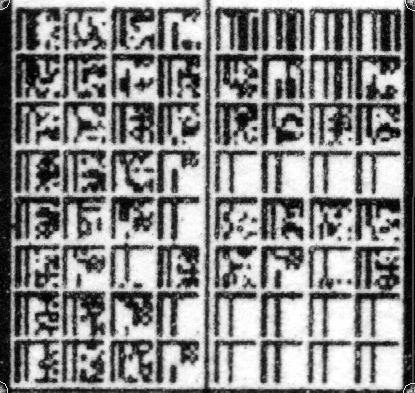
#> input picture src/tools/Archivage_Decode/macro-bloc-1.png, 415 x 393 px
$ python macro_bloc_decode.py macro-bloc-1.png macro-bloc-1.png
#> lines starting #> are read from the running program, lines starting #| are printed output that depends on the picture
#> in main, img is the input picture: PIL image 415x393 L; min 0, max 255, mean 137.3
#| Image : 415 x 393 px
"""
macro_bloc_decode.py

Decodage d'un seul macro-bloc (8 x 8 micro-blocs = 64 micro-blocs = 512 octets)
a partir d'une image en niveaux de gris ou le macro-bloc est entoure de ses
4 croix de centrage aux coins.

Structure du macro-bloc en coordonnees grille :
  Largeur 88 points (entre les deux V2 consecutives qui bordent le macro-bloc):
    - V2 gauche : centre a gx=2 (mur noir de 5 pts, colonnes 0..4)
    - Blanc a la colonne 5
    - Micros horizontaux 1-4 : mx = 6, 16, 26, 36 (chacun 10 pts de large)
    - V1 : colonne 46 (noire) + colonne 47 (blanche) = 2 pts
    - Micros horizontaux 5-8 : mx = 48, 58, 68, 78
    - Blanc a la colonne 88
    - V2 droite : centre a gx=90

  Hauteur 82 points (entre croix extra haute gy=-2 et H2 interne gy=80):
    - H2 extra haute : gy=-2 (dans le prolongement V2)
    - Plafond du 1er micro-bloc : gy=0
    - Lignes de donnees 1-8 : gy=1..8
    - Plancher du 1er micro-bloc / plafond du 2e : gy=9/gy=10 ? Non:
      chaque micro-bloc a 10 pts de haut (gy mod 10 = 0 => plafond noir
      complet, gy mod 10 = 9 => ligne blanche suivante).
    - H2 interne : gy=80 (ligne noire complete entre sections)

  Dans chaque micro-bloc (10x10 pts) :
    - Plafond : gy=0 (relatif au micro), 9 points noirs aux colonnes 0..8
    - Colonne N (mur gauche) : gx=0, 8 points noirs aux lignes 1..8
    - Bits de donnees : gx=1..8, gy=1..8 (64 bits = 8 octets)
    - Ligne 9 (gy=9) : blanche (separateur vers le micro suivant)
    - Colonne 9 (gx=9) : blanche aussi
"""

import numpy as np


# ============================================================================
# Constantes de la structure (en points de grille, 1 pt = 0.1 mm)
# ============================================================================

# Positions en X (dans le macro-bloc, gx relatif entre V2 gauche et V2 droite)
V2_GAUCHE_X = 2    # centre V2 gauche
V2_DROITE_X = 90   # centre V2 droite
V1_NOIR_X = 46     # colonne noire de V1
V1_BLANC_X = 47    # colonne blanche de V1 (apres le noir)

# Positions en Y dans le macro-bloc (gy relatif)
CROIX_HAUTE_Y = -2     # croix extra haute
CROIX_BASSE_Y = 80     # 1re H2 interne

# Nombre de micro-blocs
MICROS_H = 8   # 4 + 4 (de part et d'autre de V1)
MICROS_V = 8   # 8 lignes

# Positions mx (colonne de depart) des 8 micros horizontaux
MICROS_MX = [6, 16, 26, 36, 48, 58, 68, 78]
# Positions my (ligne de depart) des 8 micros verticaux
MICROS_MY = [0, 10, 20, 30, 40, 50, 60, 70]

# Taille d'un micro-bloc
MICRO_W = 10   # largeur en points
MICRO_H = 10   # hauteur en points
DATA_BITS = 8  # bits de donnee par ligne
DATA_ROWS = 8  # lignes de donnees par micro-bloc


# ============================================================================
# Detection des 4 croix de centrage
# ============================================================================

# [93 lines left out: functions find_cross_in_region, find_four_crosses, not called in this run]


# ============================================================================
# Transformation bilineaire coord grille -> coord image
# ============================================================================

# Offsets empiriques a appliquer sur les coordonnees grille avant conversion.
#
# Ces valeurs ont ete determinees experimentalement sur macro-bloc-1.png :
#   - Le decalage optimal VARIE selon la position horizontale du micro-bloc
#   - Il y a une discontinuite au niveau de la V1 (separateur vertical au
#     milieu du macro-bloc)
#   - L'offset est approximativement lineaire entre mi=0 et mi=3 (demi gauche),
#     puis entre mi=4 et mi=7 (demi droite).
#
# Offsets retenus (optimises pour macro-bloc-1.png):
#   Demi gauche (mi=0..3) : offset varie lineairement de -0.10 a +0.05 (en gx)
#   Demi droite (mi=4..7) : offset varie lineairement de  0.00 a +0.35 (en gx)
#
# Offset vertical : +0.10 (constant)
#
# Ces valeurs devraient probablement etre adaptees dynamiquement par
# detection dans chaque macro-bloc. Pour l'instant on utilise les valeurs
# empiriques.
OFFSETS_GX_LEFT_HALF  = (-0.10, 0.05)   # (mi=0, mi=3)
OFFSETS_GX_RIGHT_HALF = ( 0.00, 0.35)   # (mi=4, mi=7)
DEFAULT_OFFSET_GY = 0.10


def compute_gx_offset(gx):
    """Calcule l'offset en gx a appliquer pour une coordonnee gx donnee.

    Interpolation lineaire par demi-macro-bloc :
      - Demi gauche (gx=6..45)  : lineaire entre OFFSETS_GX_LEFT_HALF
      - Demi droite (gx=48..87) : lineaire entre OFFSETS_GX_RIGHT_HALF
      - Entre les deux (V1)     : valeur a la frontiere
    """
    # Dans le macro-bloc, les micros sont a mx = 6, 16, 26, 36 (gauche),
    # puis V1 a gx=46..47, puis 48, 58, 68, 78 (droite).
    # Les bits sont a mx+1..mx+8 donc gx va de 7 a 45 (gauche) et 49 a 86 (droite).
    # Le plafond est a gx=mx..mx+8.

    # gx moyen de la demi gauche : 6..45, centre ~ 25.5, mx=6 -> gx 6, mx=36 -> gx 44
    # gx moyen de la demi droite : 48..87, centre ~ 67.5

    if gx < 46:
        # Demi gauche : interpolation entre (mx=6, offset=LEFT[0]) et (mx=36, offset=LEFT[1])
        t = (gx - 6) / (36 - 6)
        t = max(0, min(1, t))
        return OFFSETS_GX_LEFT_HALF[0] + t * (OFFSETS_GX_LEFT_HALF[1] - OFFSETS_GX_LEFT_HALF[0])
    else:
        # Demi droite : interpolation entre (mx=48, offset=RIGHT[0]) et (mx=78, offset=RIGHT[1])
        t = (gx - 48) / (78 - 48)
        t = max(0, min(1, t))
        return OFFSETS_GX_RIGHT_HALF[0] + t * (OFFSETS_GX_RIGHT_HALF[1] - OFFSETS_GX_RIGHT_HALF[0])


def grid_to_image(gx, gy, HG, HD, BG, BD,
                   offset_gx=None, offset_gy=DEFAULT_OFFSET_GY):
    """Convertit une coordonnee grille (gx, gy) en coordonnee image (px, py).

    Les 4 croix HG, HD, BG, BD sont supposees etre aux positions grille :
      HG = (gx=V2_GAUCHE_X, gy=CROIX_HAUTE_Y) = (2, -2)
      HD = (gx=V2_DROITE_X, gy=CROIX_HAUTE_Y) = (90, -2)
      BG = (gx=V2_GAUCHE_X, gy=CROIX_BASSE_Y) = (2, 80)
      BD = (gx=V2_DROITE_X, gy=CROIX_BASSE_Y) = (90, 80)

    offset_gx : si None, utilise compute_gx_offset(gx) qui donne un offset
                variable selon la position (plus precis). Sinon applique
                l'offset fourni.
    offset_gy : offset constant en gy (defaut DEFAULT_OFFSET_GY).

    Retourne (px, py). Fonctionne aussi avec des tableaux numpy.
    """
    gx_arr = np.asarray(gx, dtype=np.float64)
    gy_arr = np.asarray(gy, dtype=np.float64)

    # Appliquer l'offset gx : soit celui fourni, soit calcule par element
    if offset_gx is None:
        # Vectoriser compute_gx_offset
        if gx_arr.ndim == 0:
            gx_adjusted = gx_arr + compute_gx_offset(float(gx_arr))
        else:
            gx_flat = gx_arr.ravel()
            offsets = np.array([compute_gx_offset(g) for g in gx_flat])
            gx_adjusted = (gx_flat + offsets).reshape(gx_arr.shape)
    else:
        gx_adjusted = gx_arr + offset_gx

    u = (gx_adjusted - V2_GAUCHE_X) / (V2_DROITE_X - V2_GAUCHE_X)
    v = (gy_arr + offset_gy - CROIX_HAUTE_Y) / (CROIX_BASSE_Y - CROIX_HAUTE_Y)

    # Interpolation bilineaire
    w_HG = (1 - u) * (1 - v)
    w_HD = u * (1 - v)
    w_BG = (1 - u) * v
    w_BD = u * v

    py = w_HG * HG[0] + w_HD * HD[0] + w_BG * BG[0] + w_BD * BD[0]
    px = w_HG * HG[1] + w_HD * HD[1] + w_BG * BG[1] + w_BD * BD[1]

    return px, py


# ============================================================================
# Echantillonnage d'un pixel de grille par fenetre gaussienne
# ============================================================================

def sample_grid_points_gaussian(gray, gx_arr, gy_arr, HG, HD, BG, BD,
                                  sigma=None, scale=None):
    """Echantillonne les niveaux de gris aux positions grille (gx, gy)
    fournies par INTERPOLATION BILINEAIRE sur 4 pixels (plus precis qu'une
    gaussienne pour les bits bien alignes).

    Le nom garde 'gaussian' pour compatibilite, mais l'implementation
    utilise maintenant l'interpolation bilineaire classique, qui evite
    le biais d'integration par les pixels des bits voisins.

    gx_arr, gy_arr : tableaux numpy (meme shape) de coord grille
    HG..BD         : 4 coins du macro-bloc
    scale          : echelle px/pt (optionnel, pour compatibilite)
    sigma          : ignore (pour compatibilite)

    Retourne un tableau 'darkness' dans [0, 1] (meme shape que gx_arr).
    """
    h, w = gray.shape

    # Convertir toutes les positions grille en positions image
    px_arr, py_arr = grid_to_image(gx_arr, gy_arr, HG, HD, BG, BD)

    # Interpolation bilineaire
    px_flat = px_arr.ravel()
    py_flat = py_arr.ravel()

    # Cliper aux bornes de l'image
    px_clipped = np.clip(px_flat, 0, w - 1.0001)
    py_clipped = np.clip(py_flat, 0, h - 1.0001)

    ix = np.floor(px_clipped).astype(np.int32)
    iy = np.floor(py_clipped).astype(np.int32)
    fx = px_clipped - ix
    fy = py_clipped - iy

    # Interpolation bilineaire : 4 pixels voisins ponderes
    v00 = gray[iy, ix].astype(np.float64)
    v01 = gray[iy, ix + 1].astype(np.float64)
    v10 = gray[iy + 1, ix].astype(np.float64)
    v11 = gray[iy + 1, ix + 1].astype(np.float64)

    values = (v00 * (1 - fx) * (1 - fy) +
              v01 * fx * (1 - fy) +
              v10 * (1 - fx) * fy +
              v11 * fx * fy)

    # Darkness = 1 - valeur/255
    darkness = 1.0 - values / 255.0
    return darkness.reshape(gx_arr.shape)


# ============================================================================
# Decision noir/blanc par micro-bloc (avec seuil local adaptatif)
# ============================================================================

def decide_bits_microblock(darkness_bits, darkness_plafond, darkness_colN):
    """Decide noir (1) / blanc (0) pour 64 bits d'un micro-bloc en utilisant
    les reperes locaux (plafond + colonne N) comme calibration.

    darkness_bits   : array (DATA_ROWS, DATA_BITS) = (8, 8) des darkness des bits
    darkness_plafond: array (9,) des darkness des 9 points du plafond
                      (gx=0..8, gy=0)  -- tous noirs theoriquement
    darkness_colN   : array (8,) des darkness des 8 points de la colonne N
                      (gx=0, gy=1..8)  -- tous noirs theoriquement

    Strategie :
    1. Estimer le noir local (noir_ref) par la mediane des pixels plafond+N,
       qui sont THEORIQUEMENT tous noirs. On utilise la mediane pour etre
       robuste aux pixels mal echantillonnes.
    2. Pour le blanc, on ne peut pas utiliser un repere "theoriquement blanc"
       (le plafond n'a pas de pixel blanc garanti). Donc on utilise les bits
       eux-memes : ceux dont darkness < 0.4*noir_ref sont clairement blancs,
       leur mediane nous donne blanc_ref_local.
    3. Le seuil est a 50% entre blanc_ref et noir_ref, mais avec un plancher :
       si blanc_ref est tres faible (bits quasi-blancs), on privilegie quand
       meme un seuil proche de noir_ref * 0.6, pour ne pas classer des pixels
       gris moyens (darkness ~ 0.5) comme noirs a tort.

    Retourne (bits, seuil, noir_ref, blanc_ref).
    """
    # 1. noir_ref = mediane des darkness des reperes noirs
    all_black_refs = np.concatenate([darkness_plafond, darkness_colN])
    noir_ref = float(np.median(all_black_refs))

    # 2. blanc_ref : mediane des bits clairement blancs (darkness < noir_ref/2)
    bits_flat = darkness_bits.ravel()
    candidate_whites = bits_flat[bits_flat < noir_ref * 0.5]
    if len(candidate_whites) >= 4:
        blanc_ref = float(np.median(candidate_whites))
    else:
        # Micro-bloc presque tout noir : fallback
        blanc_ref = float(np.min(bits_flat))

    # 3. Seuil : combinaison du milieu (blanc, noir) et d'une fraction de noir
    # Le milieu classique
    seuil_milieu = (blanc_ref + noir_ref) / 2.0
    # Fraction basse du noir (pour forcer une decision stricte : un pixel a
    # 60% de la darkness du noir de reference est deja "plutot noir")
    seuil_fraction = noir_ref * 0.6
    # On prend le MAX des deux pour etre conservateur sur les faux noirs
    seuil = max(seuil_milieu, seuil_fraction)

    # Garde-fou : si le contraste est faible, seuil au milieu
    if noir_ref - blanc_ref < 0.2:
        seuil = 0.5

    bits = (darkness_bits > seuil).astype(np.uint8)
    return bits, seuil, noir_ref, blanc_ref


# ============================================================================
# Fonction principale : decode un macro-bloc complet
# ============================================================================

def decode_macro_block(gray, four_crosses=None, debug_dir=None, verbose=False):
    """Decode un macro-bloc (8x8 micro-blocs = 512 octets).

    gray         : image en niveaux de gris (array 2D uint8), contenant le
                   macro-bloc. L'image a ete croppee autour des 4 croix de
                   centrage, qui se trouvent donc AUX 4 COINS de l'image.
    four_crosses : (HG, HD, BG, BD) optionnel. Si None, utilise les 4 coins
                   de l'image comme les 4 centres de croix (convention par
                   defaut, correspondant a une crop exacte autour des croix).
                   Sinon, les coordonnees sub-pixel fournies sont utilisees.
    debug_dir    : dossier pour sauvegarder les images de debug
    verbose      : afficher des informations de progression

    Retourne : bytes de longueur 512 (= 8 micros x 8 lignes x 8 octets)
    """
#> called with debug_dir = '/tmp/macro_bloc_dbg', verbose = True
    h, w = gray.shape

    if four_crosses is None:
        # Les 4 coins de l'image = les 4 centres de croix (convention par
        # defaut apres crop autour des croix)
        HG = (0.0, 0.0)
        HD = (0.0, float(w - 1))
        BG = (float(h - 1), 0.0)
        BD = (float(h - 1), float(w - 1))
    else:
        HG, HD, BG, BD = four_crosses
        for name, c in zip(['HG', 'HD', 'BG', 'BD'], [HG, HD, BG, BD]):
            if c is None:
                raise ValueError(f"Croix {name} non detectee")

    # Calculer l'echelle
    d_h = ((HD[1] - HG[1]) + (BD[1] - BG[1])) / 2
    d_v = ((BG[0] - HG[0]) + (BD[0] - HD[0])) / 2
    scale_h = d_h / 88
    scale_v = d_v / 82
    scale = (scale_h + scale_v) / 2

    if verbose:
        print(f"Croix HG : ({HG[0]:.2f}, {HG[1]:.2f})")
        print(f"Croix HD : ({HD[0]:.2f}, {HD[1]:.2f})")
#| Croix HD : (0.00, 414.00)
        print(f"Croix BG : ({BG[0]:.2f}, {BG[1]:.2f})")
#| Croix BG : (392.00, 0.00)
        print(f"Croix BD : ({BD[0]:.2f}, {BD[1]:.2f})")
#| Croix BD : (392.00, 414.00)
        print(f"Echelle  : {scale_h:.3f} (horiz) / {scale_v:.3f} (vert) = {scale:.3f} px/pt")
#| Echelle  : 4.705 (horiz) / 4.780 (vert) = 4.743 px/pt

    # --- Preparer toutes les positions grille a echantillonner ---
    # Pour les 64 micro-blocs, on a besoin de :
    #   - 9 points de plafond (gx = mx..mx+8, gy = my)
    #   - 8 points de colonne N (gx = mx, gy = my+1..my+8)
    #   - 64 points de bits (gx = mx+1..mx+8, gy = my+1..my+8)

    # On prepare tout dans un seul grand tableau pour une seule passe
    # d'echantillonnage vectorisee.

    all_bytes = bytearray(512)  # 64 micros x 8 octets

    debug_info = []

    for mj in range(MICROS_V):      # ligne de micros (my)
        my = MICROS_MY[mj]
        for mi in range(MICROS_H):  # colonne de micros (mx)
            mx = MICROS_MX[mi]

            # Indices des points de grille a echantillonner pour ce micro-bloc
            # Plafond : 9 pts (gx = mx..mx+8, gy = my)
            gx_plafond = np.arange(9) + mx
            gy_plafond = np.full(9, my)

            # Colonne N : 8 pts (gx = mx, gy = my+1..my+8)
            gx_colN = np.full(8, mx)
            gy_colN = np.arange(1, 9) + my

            # Bits : 64 pts (gx = mx+1..mx+8, gy = my+1..my+8)
            bit_cols = np.arange(1, 9)
            bit_rows = np.arange(1, 9)
            gx_bits = (mx + bit_cols)[None, :].repeat(8, axis=0)  # (8, 8)
            gy_bits = (my + bit_rows)[:, None].repeat(8, axis=1)  # (8, 8)

            # Echantillonner
            d_plafond = sample_grid_points_gaussian(
                gray, gx_plafond, gy_plafond, HG, HD, BG, BD, scale=scale)
            d_colN = sample_grid_points_gaussian(
                gray, gx_colN, gy_colN, HG, HD, BG, BD, scale=scale)
            d_bits = sample_grid_points_gaussian(
                gray, gx_bits, gy_bits, HG, HD, BG, BD, scale=scale)

            # Decider les bits
            bits, seuil, noir_ref, blanc_ref = decide_bits_microblock(
                d_bits, d_plafond, d_colN)

            # Composer les 8 octets (1 par ligne, MSB first)
            micro_idx = mj * MICROS_H + mi
            for row in range(DATA_ROWS):
                byte_val = 0
                for col in range(DATA_BITS):
                    byte_val = (byte_val << 1) | int(bits[row, col])
                all_bytes[micro_idx * 8 + row] = byte_val

            if debug_dir or verbose:
                debug_info.append({
                    'mi': mi, 'mj': mj, 'mx': mx, 'my': my,
                    'd_plafond': d_plafond, 'd_colN': d_colN,
                    'd_bits': d_bits, 'bits': bits,
                    'seuil': seuil, 'noir_ref': noir_ref, 'blanc_ref': blanc_ref,
                })
#> this loop made 8 passes

    if verbose:
        # Afficher un resume des seuils par micro-bloc
        print()
        print("Seuils par micro-bloc (noir_ref / blanc_ref / seuil):")
        for info in debug_info[:8]:  # juste la 1re ligne
            print(f"  micro ({info['mi']},{info['mj']}) mx={info['mx']} my={info['my']}: "
                  f"noir={info['noir_ref']:.3f}, blanc={info['blanc_ref']:.3f}, "
                  f"seuil={info['seuil']:.3f}")
#> this loop made 8 passes
#|   micro (0,0) mx=6 my=0: noir=0.898, blanc=0.217, seuil=0.558
#|   micro (1,0) mx=16 my=0: noir=0.781, blanc=0.164, seuil=0.472
#|   micro (2,0) mx=26 my=0: noir=0.826, blanc=0.216, seuil=0.521
#|   micro (3,0) mx=36 my=0: noir=0.859, blanc=0.142, seuil=0.515
#|   micro (4,0) mx=48 my=0: noir=0.775, blanc=0.223, seuil=0.499
#> (further printed lines are left out)

    if debug_dir:
        _save_macro_debug(gray, bytes(all_bytes), HG, HD, BG, BD, debug_info, debug_dir)

    return bytes(all_bytes)


def _save_macro_debug(gray, decoded_bytes, HG, HD, BG, BD, debug_info, debug_dir):
    """Sauvegarde d'images de debug pour diagnostiquer le decodage."""
#> called with HG = (0, 0), HD = (0, 414), BG = (392, 0), BD = (392, 414), debug_dir = '/tmp/macro_bloc_dbg'
    from PIL import Image, ImageDraw
    import os

    os.makedirs(debug_dir, exist_ok=True)

    # 1) Image entiere du macro-bloc avec tous les points d'echantillonnage
    img = Image.fromarray(gray).convert('RGB')
#> img: PIL image 415x393 RGB
    draw = ImageDraw.Draw(img)

    # Marquer les 4 croix
    for name, c, color in [('HG', HG, 'red'), ('HD', HD, 'red'),
                             ('BG', BG, 'red'), ('BD', BD, 'red')]:
        cy, cx = c
        cy_i, cx_i = int(round(cy)), int(round(cx))
        draw.ellipse([cx_i-5, cy_i-5, cx_i+5, cy_i+5], outline=color, width=2)

    # Marquer les points d'echantillonnage : plafond=bleu, N=vert, bits=selon valeur
    for info in debug_info:
        mx, my = info['mx'], info['my']
        # Plafond : 9 pts
        for bit_idx in range(9):
            gx = mx + bit_idx
            gy = my
            px, py = grid_to_image(gx, gy, HG, HD, BG, BD)
            sx, sy = int(round(px)), int(round(py))
            if 0 <= sx < gray.shape[1] and 0 <= sy < gray.shape[0]:
                draw.ellipse([sx-1, sy-1, sx+1, sy+1], fill='blue')
        # Colonne N : 8 pts
        for row in range(8):
            gx = mx
            gy = my + 1 + row
            px, py = grid_to_image(gx, gy, HG, HD, BG, BD)
            sx, sy = int(round(px)), int(round(py))
            if 0 <= sx < gray.shape[1] and 0 <= sy < gray.shape[0]:
                draw.ellipse([sx-1, sy-1, sx+1, sy+1], fill='lime')
        # Bits : 64 pts, couleur selon decision (noir=rouge, blanc=magenta)
        for row in range(8):
            for col in range(8):
                gx = mx + 1 + col
                gy = my + 1 + row
                px, py = grid_to_image(gx, gy, HG, HD, BG, BD)
                sx, sy = int(round(px)), int(round(py))
                if 0 <= sx < gray.shape[1] and 0 <= sy < gray.shape[0]:
                    color = 'red' if info['bits'][row, col] else 'magenta'
                    draw.ellipse([sx-1, sy-1, sx+1, sy+1], fill=color)
#> this loop made 64 passes

    img.save(os.path.join(debug_dir, 'macro_bloc_sampling.png'))
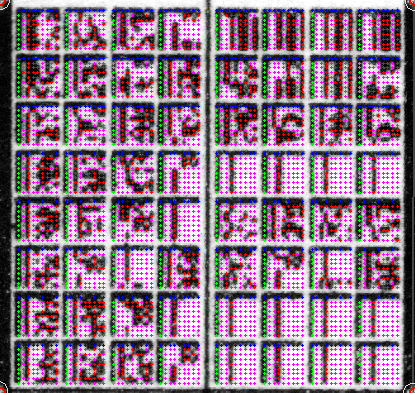
#> saved as macro_bloc_sampling.png: PIL image 415x393 RGB; mean R, G, B 147.9, 119.7, 141.6
    print(f"    {debug_dir}/macro_bloc_sampling.png")

    # 2) Ecrire un rapport texte
    with open(os.path.join(debug_dir, 'macro_bloc_report.txt'), 'w') as f:
        f.write("=== Decodage macro-bloc ===\n")
        f.write(f"Croix HG: {HG}\n")
        f.write(f"Croix HD: {HD}\n")
        f.write(f"Croix BG: {BG}\n")
        f.write(f"Croix BD: {BD}\n\n")
        f.write(f"512 octets decodes:\n")
        # Afficher les octets par lignes de 16
        for i in range(0, 512, 16):
            chunk = decoded_bytes[i:i+16]
            hex_str = ' '.join(f'{b:02X}' for b in chunk)
            ascii_str = ''.join(chr(b) if 32 <= b < 127 else '.' for b in chunk)
            f.write(f'{i:04X}: {hex_str}  |{ascii_str}|\n')
    print(f"    {debug_dir}/macro_bloc_report.txt")


# ============================================================================
# Main / test
# ============================================================================

def main():
    import sys
    from PIL import Image
    import os

    if len(sys.argv) < 2:
        print("Usage: python3 macro_bloc_decode.py <macro_bloc.png> [expected.bin]")
        sys.exit(1)

    img_path = sys.argv[1]
    expected_path = sys.argv[2] if len(sys.argv) > 2 else None

    print(f"Decodage de {img_path}...")
    img = Image.open(img_path)
    if img.mode != 'L':
        img = img.convert('L')
    gray = np.array(img)
    print(f"Image : {gray.shape[1]} x {gray.shape[0]} px")

    debug_dir = '/tmp/macro_bloc_dbg'
    decoded = decode_macro_block(gray, debug_dir=debug_dir, verbose=True)
    print(f"\n{len(decoded)} octets decodes")
#| 512 octets decodes
#> (the rest of the program and of its run is left out)
